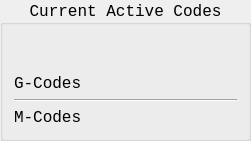
     <widget class="QGroupBox" name="groupBox_9">
      <property name="geometry">
       <rect>
        <x>0</x>
        <y>740</y>
        <width>251</width>
        <height>141</height>
       </rect>
      </property>
      <property name="font">
       <font>
        <family>Monospace</family>
        <pointsize>12</pointsize>
       </font>
      </property>
      <property name="title">
       <string>Current Active Codes</string>
      </property>
      <property name="alignment">
       <set>Qt::AlignCenter</set>
      </property>
      <layout class="QGridLayout" name="gridLayout_3">
       <item row="1" column="0">
        <widget class="QLabel" name="gcodes_lb">
         <property name="font">
          <font>
           <family>Monospace</family>
           <pointsize>12</pointsize>
           <weight>50</weight>
           <italic>false</italic>
           <bold>false</bold>
          </font>
         </property>
         <property name="frameShape">
          <enum>QFrame::NoFrame</enum>
         </property>
         <property name="text">
          <string>G-Codes</string>
         </property>
         <property name="alignment">
          <set>Qt::AlignLeading|Qt::AlignLeft|Qt::AlignTop</set>
         </property>
         <property name="wordWrap">
          <bool>true</bool>
         </property>
        </widget>
       </item>
       <item row="2" column="0">
        <widget class="Line" name="line_6">
         <property name="font">
          <font>
           <family>Monospace</family>
           <pointsize>12</pointsize>
          </font>
         </property>
         <property name="orientation">
          <enum>Qt::Horizontal</enum>
         </property>
        </widget>
       </item>
       <item row="3" column="0">
        <widget class="QLabel" name="mcodes_lb">
         <property name="font">
          <font>
           <family>Monospace</family>
           <pointsize>12</pointsize>
           <weight>50</weight>
           <italic>false</italic>
           <bold>false</bold>
          </font>
         </property>
         <property name="frameShape">
          <enum>QFrame::NoFrame</enum>
         </property>
         <property name="text">
          <string>M-Codes</string>
         </property>
         <property name="alignment">
          <set>Qt::AlignLeading|Qt::AlignLeft|Qt::AlignTop</set>
         </property>
         <property name="wordWrap">
          <bool>true</bool>
         </property>
        </widget>
       </item>
       <item row="0" column="0">
        <spacer name="verticalSpacer_2">
         <property name="orientation">
          <enum>Qt::Vertical</enum>
         </property>
         <property name="sizeHint" stdset="0">
          <size>
           <width>10</width>
           <height>10</height>
          </size>
         </property>
        </spacer>
       </item>
      </layout>
     </widget>
